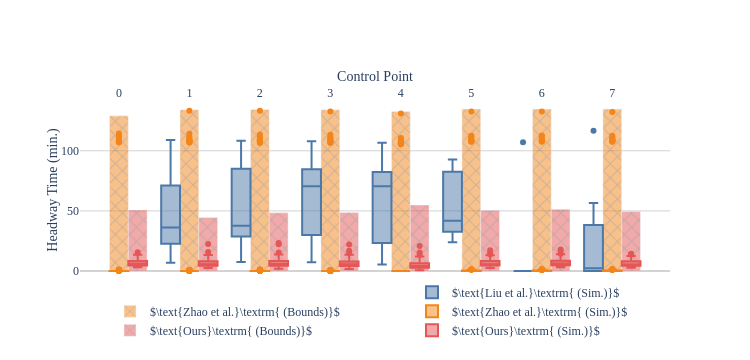

Here is the notebook cell this chart was saved with:
### Code cell
# Plot the headway performance at control points
fig = graph_objects.Figure()
whitespace = 0.2
width = (1 - whitespace) / len(results)

for i, result in enumerate(results):
    offset = -0.5 + 0.5 * whitespace + i * width + 0.5 * width

    for stop_idx in range(len(CTRL_PTS)):
        if "Liu" not in result.name:
            fig.add_trace(graph_objects.Bar(
                base=[result.headway.lower_bound[stop_idx]],
                legend='legend1',
                marker={'color': express.colors.qualitative.T10[i]},
                marker_pattern_shape='x',
                name='$' + result.name + r'\textrm{ (Bounds)}' + '$',
                opacity=0.5,
                showlegend=True if stop_idx == 0 else False,
                width=width,
                x=[stop_idx + offset],
                y=[result.headway.upper_bound[stop_idx]],
            ))
        fig.add_trace(graph_objects.Box(
            legend='legend2',
            marker={'color': express.colors.qualitative.T10[i]},
            name='$' + result.name + r'\textrm{ (Sim.)}' + '$',
            opacity=1.0,
            showlegend=True if stop_idx == 1 else False,
            width=width,
            x=[stop_idx + offset] * len(result.headway.observed[stop_idx]),
            y=result.headway.observed[stop_idx],
        ))

fig.update_layout(
    # General style
    font_family='Times New Roman, serif',
    plot_bgcolor='white',

    # Dimensions
    height=360,
    width=750,
    
    # Axes
    xaxis=dict(
        side='top',
        tickmode='array',
        tickvals=[i for i in range(len(CTRL_PTS))],
        title='Control Point',
        title_standoff=0.0,
    ),
    yaxis=dict(
        gridcolor='lightgrey',
        showgrid=True,
        title='Headway Time (min.)',
        title_standoff=0.0,
        zeroline=True,
        zerolinecolor='lightgrey',
    ),

    # Legends
    legend1=dict(
        orientation='v',
        x=0.25,
        xanchor='center',
        y=-0.12 * len(results),
        yanchor='bottom',
    ),
    legend2=dict(
        orientation='v',
        x=0.75,
        xanchor='center',
        y=-0.12 * len(results),
        yanchor='bottom',
    ),
)

fig.show()
fig.write_image(path.join('figures', 'route_optimization.pdf'))

### Figure 1 — Plotly figure (JSON) as saved in the notebook; plotly's stock layout.template omitted (floating-point values rounded to 4 significant figures; data arrays with more than 128 entries replaced by an {"elided": "..."} marker saying what was removed)
{"data": [{"legend": "legend2", "marker": {"color": "#4C78A8"}, "name": "$\\text{Liu et al.}\\textrm{ (Sim.)}$", "opacity": 1, "showlegend": false, "type": "box", "width": 0.2667, "x": [], "y": []}, {"legend": "legend2", "marker": {"color": "#4C78A8"}, "name": "$\\text{Liu et al.}\\textrm{ (Sim.)}$", "opacity": 1, "showlegend": true, "type": "box", "width": 0.2667, "x": [0.7333, 0.7333, 0.7333, 0.7333, 0.7333, 0.7333, 0.7333, 0.7333, 0.7333, 0.7333, 0.7333, 0.7333, 0.7333, 0.7333], "y": [109.0, 6.903, 42.34, 66.26, 71.08, 37.61, 34.64, 74.31, 31.36, 77.51, 27.97, 22.7, 21.86, 16.33]}, {"legend": "legend2", "marker": {"color": "#4C78A8"}, "name": "$\\text{Liu et al.}\\textrm{ (Sim.)}$", "opacity": 1, "showlegend": false, "type": "box", "width": 0.2667, "x": [1.733, 1.733, 1.733, 1.733, 1.733, 1.733, 1.733, 1.733, 1.733, 1.733, 1.733, 1.733, 1.733, 1.733, 1.733], "y": [108.4, 7.388, 102.2, 42.99, 37.66, 37.23, 71.26, 35.7, 31.55, 27.61, 82.31, 86.04, 17.2, 92.45, 16.33]}, {"legend": "legend2", "marker": {"color": "#4C78A8"}, "name": "$\\text{Liu et al.}\\textrm{ (Sim.)}$", "opacity": 1, "showlegend": false, "type": "box", "width": 0.2667, "x": [2.733, 2.733, 2.733, 2.733, 2.733, 2.733, 2.733, 2.733, 2.733, 2.733, 2.733, 2.733, 2.733, 2.733, 2.733], "y": [107.9, 7.352, 101.8, 42.56, 37.27, 37.08, 70.54, 77.18, 27.46, 80.27, 26.87, 82.07, 85.51, 21.72, 92.17]}, {"legend": "legend2", "marker": {"color": "#4C78A8"}, "name": "$\\text{Liu et al.}\\textrm{ (Sim.)}$", "opacity": 1, "showlegend": false, "type": "box", "width": 0.2667, "x": [3.733, 3.733, 3.733, 3.733, 3.733, 3.733, 3.733, 3.733, 3.733, 3.733, 3.733, 3.733, 3.733, 3.733, 3.733, 3.733, 3.733, 3.733, 3.733, 3.733], "y": [106.7, 5.489, 99.43, 63.44, 71.11, 69.9, 72.63, 30.52, 74.93, 26.7, 78.06, 25.87, 80.66, 20.75, 84.23, 19.96, 86.54, 14.93, 90.98, 15.84]}, {"legend": "legend2", "marker": {"color": "#4C78A8"}, "name": "$\\text{Liu et al.}\\textrm{ (Sim.)}$", "opacity": 1, "showlegend": false, "type": "box", "width": 0.2667, "x": [4.733, 4.733, 4.733, 4.733, 4.733, 4.733, 4.733, 4.733], "y": [44.74, 38.97, 36.7, 76.72, 28.57, 23.87, 88.28, 92.74]}, {"legend": "legend2", "marker": {"color": "#4C78A8"}, "name": "$\\text{Liu et al.}\\textrm{ (Sim.)}$", "opacity": 1, "showlegend": false, "type": "box", "width": 0.2667, "x": [5.733, 5.733, 5.733, 5.733, 5.733, 5.733, 5.733], "y": [107.0, 0, 0, 0, 0, 0, 0]}, {"legend": "legend2", "marker": {"color": "#4C78A8"}, "name": "$\\text{Liu et al.}\\textrm{ (Sim.)}$", "opacity": 1, "showlegend": false, "type": "box", "width": 0.2667, "x": [6.733, 6.733, 6.733, 6.733, 6.733, 6.733, 6.733, 6.733, 6.733, 6.733], "y": [116.6, 56.48, 38.22, 26.64, 4.611, 0, 0, 0, 0, 0]}, {"base": [0], "legend": "legend", "marker": {"color": "#F58518", "pattern": {"shape": "x"}}, "name": "$\\text{Zhao et al.}\\textrm{ (Bounds)}$", "opacity": 0.5, "showlegend": true, "type": "bar", "width": 0.2667, "x": [-2.776e-17], "y": [129.1]}, {"legend": "legend2", "marker": {"color": "#F58518"}, "name": "$\\text{Zhao et al.}\\textrm{ (Sim.)}$", "opacity": 1, "showlegend": false, "type": "box", "width": 0.2667, "x": {"elided": "209 float values"}, "y": {"elided": "209 float values"}}, {"base": [0], "legend": "legend", "marker": {"color": "#F58518", "pattern": {"shape": "x"}}, "name": "$\\text{Zhao et al.}\\textrm{ (Bounds)}$", "opacity": 0.5, "showlegend": false, "type": "bar", "width": 0.2667, "x": [1], "y": [134.2]}, {"legend": "legend2", "marker": {"color": "#F58518"}, "name": "$\\text{Zhao et al.}\\textrm{ (Sim.)}$", "opacity": 1, "showlegend": true, "type": "box", "width": 0.2667, "x": {"elided": "207 int values"}, "y": {"elided": "207 float values"}}, {"base": [0], "legend": "legend", "marker": {"color": "#F58518", "pattern": {"shape": "x"}}, "name": "$\\text{Zhao et al.}\\textrm{ (Bounds)}$", "opacity": 0.5, "showlegend": false, "type": "bar", "width": 0.2667, "x": [2], "y": [134.4]}, {"legend": "legend2", "marker": {"color": "#F58518"}, "name": "$\\text{Zhao et al.}\\textrm{ (Sim.)}$", "opacity": 1, "showlegend": false, "type": "box", "width": 0.2667, "x": {"elided": "203 int values"}, "y": {"elided": "203 float values"}}, {"base": [0], "legend": "legend", "marker": {"color": "#F58518", "pattern": {"shape": "x"}}, "name": "$\\text{Zhao et al.}\\textrm{ (Bounds)}$", "opacity": 0.5, "showlegend": false, "type": "bar", "width": 0.2667, "x": [3], "y": [134.1]}, {"legend": "legend2", "marker": {"color": "#F58518"}, "name": "$\\text{Zhao et al.}\\textrm{ (Sim.)}$", "opacity": 1, "showlegend": false, "type": "box", "width": 0.2667, "x": {"elided": "199 int values"}, "y": {"elided": "199 float values"}}, {"base": [0], "legend": "legend", "marker": {"color": "#F58518", "pattern": {"shape": "x"}}, "name": "$\\text{Zhao et al.}\\textrm{ (Bounds)}$", "opacity": 0.5, "showlegend": false, "type": "bar", "width": 0.2667, "x": [4], "y": [132.6]}, {"legend": "legend2", "marker": {"color": "#F58518"}, "name": "$\\text{Zhao et al.}\\textrm{ (Sim.)}$", "opacity": 1, "showlegend": false, "type": "box", "width": 0.2667, "x": {"elided": "191 int values"}, "y": {"elided": "191 float values"}}, {"base": [0], "legend": "legend", "marker": {"color": "#F58518", "pattern": {"shape": "x"}}, "name": "$\\text{Zhao et al.}\\textrm{ (Bounds)}$", "opacity": 0.5, "showlegend": false, "type": "bar", "width": 0.2667, "x": [5], "y": [134.8]}, {"legend": "legend2", "marker": {"color": "#F58518"}, "name": "$\\text{Zhao et al.}\\textrm{ (Sim.)}$", "opacity": 1, "showlegend": false, "type": "box", "width": 0.2667, "x": {"elided": "190 int values"}, "y": {"elided": "190 float values"}}, {"base": [0], "legend": "legend", "marker": {"color": "#F58518", "pattern": {"shape": "x"}}, "name": "$\\text{Zhao et al.}\\textrm{ (Bounds)}$", "opacity": 0.5, "showlegend": false, "type": "bar", "width": 0.2667, "x": [6], "y": [134.7]}, {"legend": "legend2", "marker": {"color": "#F58518"}, "name": "$\\text{Zhao et al.}\\textrm{ (Sim.)}$", "opacity": 1, "showlegend": false, "type": "box", "width": 0.2667, "x": {"elided": "191 int values"}, "y": {"elided": "191 float values"}}, {"base": [0], "legend": "legend", "marker": {"color": "#F58518", "pattern": {"shape": "x"}}, "name": "$\\text{Zhao et al.}\\textrm{ (Bounds)}$", "opacity": 0.5, "showlegend": false, "type": "bar", "width": 0.2667, "x": [7], "y": [134.7]}, {"legend": "legend2", "marker": {"color": "#F58518"}, "name": "$\\text{Zhao et al.}\\textrm{ (Sim.)}$", "opacity": 1, "showlegend": false, "type": "box", "width": 0.2667, "x": {"elided": "190 int values"}, "y": {"elided": "190 float values"}}, {"base": [0], "legend": "legend", "marker": {"color": "#E45756", "pattern": {"shape": "x"}}, "name": "$\\text{Ours}\\textrm{ (Bounds)}$", "opacity": 0.5, "showlegend": true, "type": "bar", "width": 0.2667, "x": [0.2667], "y": [50.79]}, {"legend": "legend2", "marker": {"color": "#E45756"}, "name": "$\\text{Ours}\\textrm{ (Sim.)}$", "opacity": 1, "showlegend": false, "type": "box", "width": 0.2667, "x": {"elided": "183 float values"}, "y": {"elided": "183 float values"}}, {"base": [0], "legend": "legend", "marker": {"color": "#E45756", "pattern": {"shape": "x"}}, "name": "$\\text{Ours}\\textrm{ (Bounds)}$", "opacity": 0.5, "showlegend": false, "type": "bar", "width": 0.2667, "x": [1.267], "y": [44.44]}, {"legend": "legend2", "marker": {"color": "#E45756"}, "name": "$\\text{Ours}\\textrm{ (Sim.)}$", "opacity": 1, "showlegend": true, "type": "box", "width": 0.2667, "x": {"elided": "197 float values"}, "y": {"elided": "197 float values"}}, {"base": [0], "legend": "legend", "marker": {"color": "#E45756", "pattern": {"shape": "x"}}, "name": "$\\text{Ours}\\textrm{ (Bounds)}$", "opacity": 0.5, "showlegend": false, "type": "bar", "width": 0.2667, "x": [2.267], "y": [48.43]}, {"legend": "legend2", "marker": {"color": "#E45756"}, "name": "$\\text{Ours}\\textrm{ (Sim.)}$", "opacity": 1, "showlegend": false, "type": "box", "width": 0.2667, "x": {"elided": "195 float values"}, "y": {"elided": "195 float values"}}, {"base": [0], "legend": "legend", "marker": {"color": "#E45756", "pattern": {"shape": "x"}}, "name": "$\\text{Ours}\\textrm{ (Bounds)}$", "opacity": 0.5, "showlegend": false, "type": "bar", "width": 0.2667, "x": [3.267], "y": [48.77]}, {"legend": "legend2", "marker": {"color": "#E45756"}, "name": "$\\text{Ours}\\textrm{ (Sim.)}$", "opacity": 1, "showlegend": false, "type": "box", "width": 0.2667, "x": {"elided": "194 float values"}, "y": {"elided": "194 float values"}}, {"base": [0], "legend": "legend", "marker": {"color": "#E45756", "pattern": {"shape": "x"}}, "name": "$\\text{Ours}\\textrm{ (Bounds)}$", "opacity": 0.5, "showlegend": false, "type": "bar", "width": 0.2667, "x": [4.267], "y": [54.87]}, {"legend": "legend2", "marker": {"color": "#E45756"}, "name": "$\\text{Ours}\\textrm{ (Sim.)}$", "opacity": 1, "showlegend": false, "type": "box", "width": 0.2667, "x": {"elided": "190 float values"}, "y": {"elided": "190 float values"}}, {"base": [0], "legend": "legend", "marker": {"color": "#E45756", "pattern": {"shape": "x"}}, "name": "$\\text{Ours}\\textrm{ (Bounds)}$", "opacity": 0.5, "showlegend": false, "type": "bar", "width": 0.2667, "x": [5.267], "y": [50.45]}, {"legend": "legend2", "marker": {"color": "#E45756"}, "name": "$\\text{Ours}\\textrm{ (Sim.)}$", "opacity": 1, "showlegend": false, "type": "box", "width": 0.2667, "x": {"elided": "187 float values"}, "y": {"elided": "187 float values"}}, {"base": [0], "legend": "legend", "marker": {"color": "#E45756", "pattern": {"shape": "x"}}, "name": "$\\text{Ours}\\textrm{ (Bounds)}$", "opacity": 0.5, "showlegend": false, "type": "bar", "width": 0.2667, "x": [6.267], "y": [51.43]}, {"legend": "legend2", "marker": {"color": "#E45756"}, "name": "$\\text{Ours}\\textrm{ (Sim.)}$", "opacity": 1, "showlegend": false, "type": "box", "width": 0.2667, "x": {"elided": "185 float values"}, "y": {"elided": "185 float values"}}, {"base": [0], "legend": "legend", "marker": {"color": "#E45756", "pattern": {"shape": "x"}}, "name": "$\\text{Ours}\\textrm{ (Bounds)}$", "opacity": 0.5, "showlegend": false, "type": "bar", "width": 0.2667, "x": [7.267], "y": [49.41]}, {"legend": "legend2", "marker": {"color": "#E45756"}, "name": "$\\text{Ours}\\textrm{ (Sim.)}$", "opacity": 1, "showlegend": false, "type": "box", "width": 0.2667, "x": {"elided": "183 float values"}, "y": {"elided": "183 float values"}}], "layout": {"font": {"family": "Times New Roman, serif"}, "height": 360, "legend": {"orientation": "v", "x": 0.25, "xanchor": "center", "y": -0.36, "yanchor": "bottom"}, "legend2": {"orientation": "v", "x": 0.75, "xanchor": "center", "y": -0.36, "yanchor": "bottom"}, "plot_bgcolor": "white", "width": 750, "xaxis": {"side": "top", "tickmode": "array", "tickvals": [0, 1, 2, 3, 4, 5, 6, 7], "title": {"standoff": 0, "text": "Control Point"}}, "yaxis": {"gridcolor": "lightgrey", "showgrid": true, "title": {"standoff": 0, "text": "Headway Time (min.)"}, "zeroline": true, "zerolinecolor": "lightgrey"}}}
